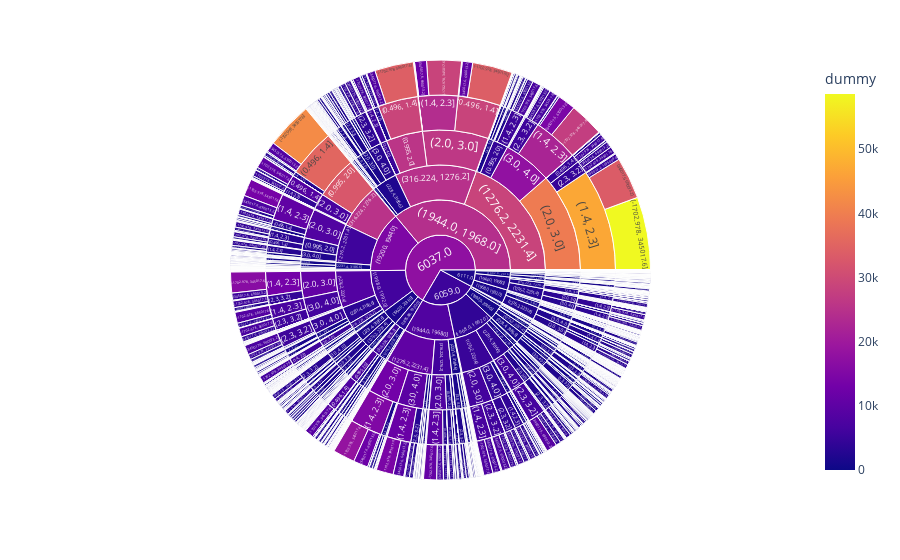

Source (notebook cell):
### Code cell
import plotly.express as px
import plotly

s_list = [  'fips',
            'yearbuilt binned', 
            'calculatedfinishedsquarefeet binned',
            'bedroomcnt binned', 
            'bathroomcnt binned',  
            'taxvaluedollarcnt binned',
            
        ]

all = binned["dummy"].sum()
binned["percentage"] = (round(((binned["dummy"]/all)*100),3).astype(str) + "%")



fig = px.sunburst(  binned, 
                    path=s_list,
                    labels=s_list,
                    values='dummy',
                    color = "dummy"
                    )
plotly.offline.iplot(fig, validate=False)

### Figure 1 — Plotly figure (JSON) as saved in the notebook; plotly's stock layout.template omitted (floating-point values rounded to 4 significant figures; data arrays with more than 128 entries replaced by an {"elided": "..."} marker saying what was removed)
{"data": [{"branchvalues": "total", "customdata": {"elided": "11718x1 float values"}, "domain": {"x": [0, 1], "y": [0, 1]}, "hovertemplate": "labels=%{label}<br>dummy_sum=%{value}<br>parent=%{parent}<br>id=%{id}<br>dummy=%{color}<extra></extra>", "ids": {"elided": "11718 str values"}, "labels": {"elided": "11718 str values"}, "marker": {"coloraxis": "coloraxis", "colors": {"elided": "11718 float values"}}, "name": "", "parents": {"elided": "11718 str values"}, "type": "sunburst", "values": {"elided": "11718 int values"}}], "layout": {"coloraxis": {"colorbar": {"title": {"text": "dummy"}}, "colorscale": [[0, "#0d0887"], [0.1111, "#46039f"], [0.2222, "#7201a8"], [0.3333, "#9c179e"], [0.4444, "#bd3786"], [0.5556, "#d8576b"], [0.6667, "#ed7953"], [0.7778, "#fb9f3a"], [0.8889, "#fdca26"], [1, "#f0f921"]]}, "legend": {"tracegroupgap": 0}, "margin": {"t": 60}}}
